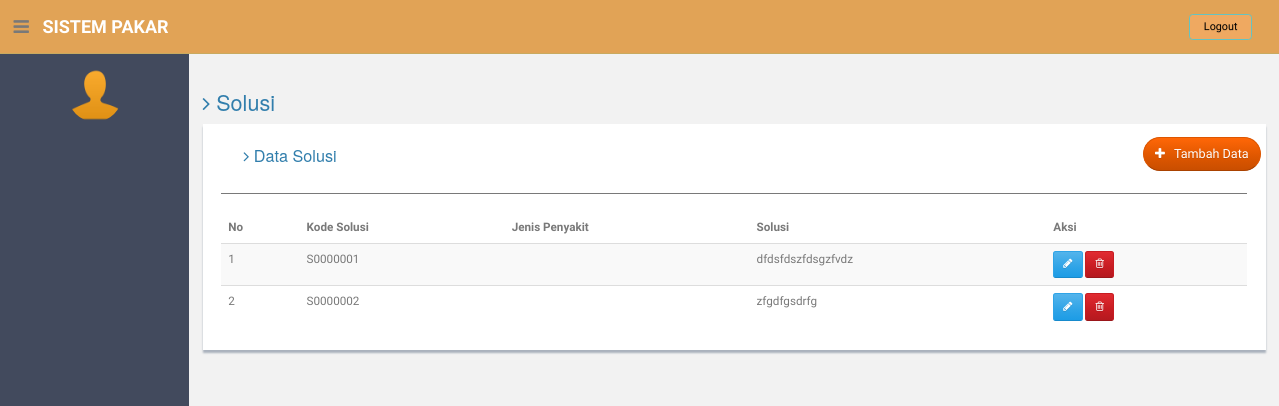
The page /index.php/solusi on the database as committed earlier.
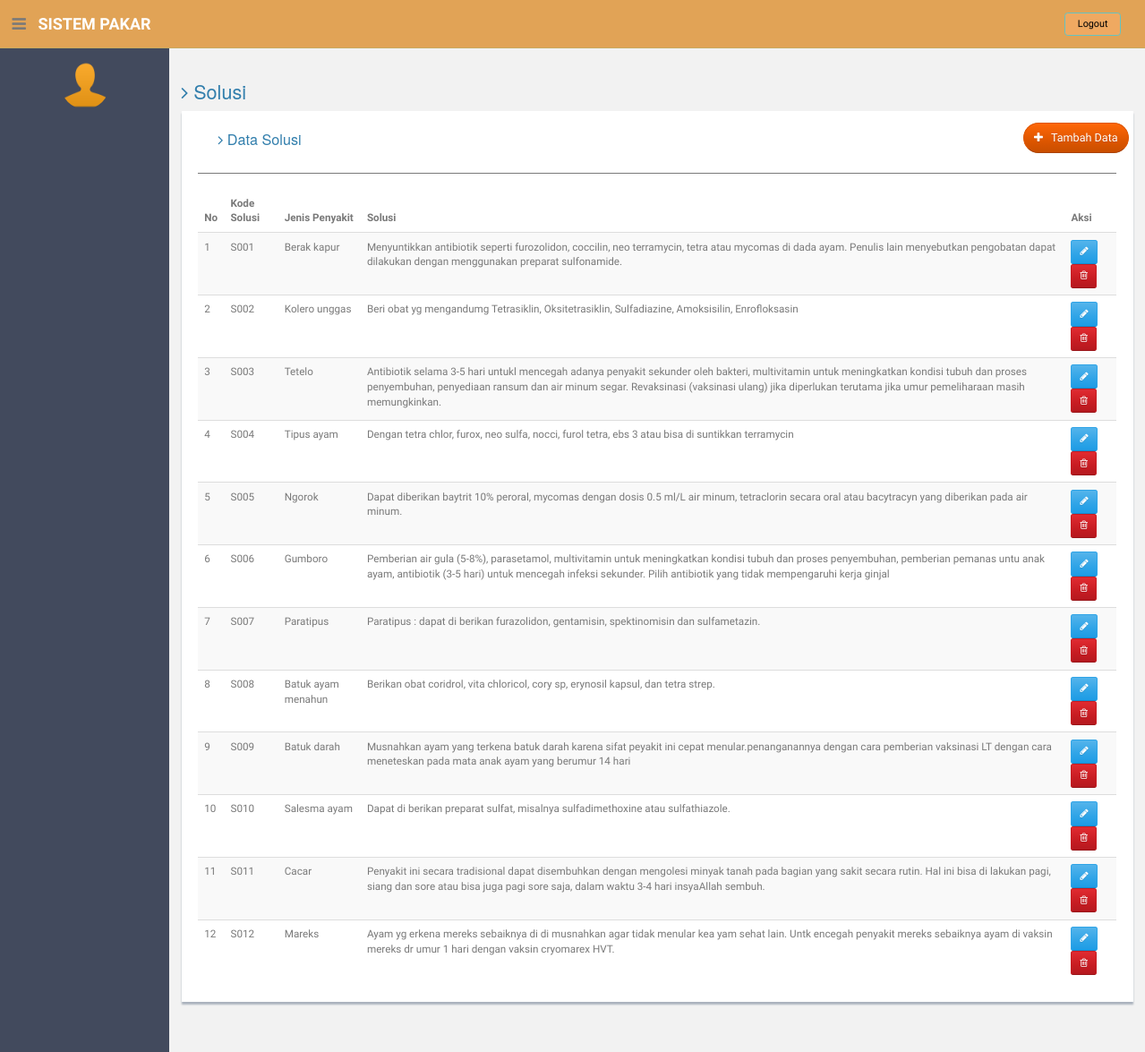
The same page on the database as committed later.
### tables this page shows
CREATE TABLE `solusi` (
  `id` int(11) NOT NULL,
  `kd_solusi` varchar(10) NOT NULL,
  `kd_penyakit` varchar(10) NOT NULL,
  `solusi` text NOT NULL
);

CREATE TABLE `penyakit` (
  `id` int(11) NOT NULL,
  `kd_penyakit` varchar(10) NOT NULL,
  `jenis_penyakit` varchar(100) NOT NULL,
  `nama_latin` varchar(255) DEFAULT NULL,
  `keterangan` text
);

### application/controllers/Solusi.php (called while the page is built, shortened)
<?php
class Solusi extends CI_Controller {
	public function __construct()
	{
		$this->load->model('solusi_model');
	}
	public function index()
	{
		$data['solusi'] = $this->solusi_model->index();
		$data['path']   = 'Solusi';
		$this->load->view('pakar/layouts/header', $data);
		$this->load->view('pakar/layouts/sidebar');
		$this->load->view('pakar/solusi/index', $data);
		$this->load->view('pakar/layouts/footer');
	}
}

### index.php (called while the page is built, shortened)
<?php
require_once BASEPATH.'core/CodeIgniter.php';

### application/models/Solusi_model.php (called while the page is built, shortened)
<?php
class Solusi_model extends CI_Model
{
	public function index($kode = FALSE)
	{
		if($kode == FALSE) {
			$query = $this->db->select('a.id as kode, a.*, b.*')
												->from('solusi a')
												->join('penyakit b', 'b.kd_penyakit = a.kd_penyakit', 'left')
												->order_by('a.kd_solusi', 'asc')
												->get();
			return $query->result_array();
		}
		$query = $this->db->get_where('solusi', array('kd_solusi' => $kode));
		return $query->row_array();
	}
}

### application/views/pakar/solusi/index.php (the view, shortened to what this page needs)
<section id="main-content">
<section class="wrapper">
          	<h3><i class="fa fa-angle-right"></i> <?= $path ?></h3>
				<div class="row">
	                  <div class="col-md-12">
                      <div class="content-panel">
                        <div class="container">
                          <table class="table table-striped table-advance table-hover datatables" id="datatables">
                            <div class="container">
                              <h4 class="pull-left"><i class="fa fa-angle-right"></i> Data <?= $path ?></h4>
                              <div class="btn-group pull-right">
                                <a type="button" class=" btn btn-warning btn-round" href="<?= site_url('solusi/create') ?>">
                                  <i class="fa fa-plus" aria-hidden="true"></i> &nbsp; Tambah Data
                                </a>
                              </div>
                            </div>
	                  	  	  <hr>
                              <thead>
                              <tr>
                                  <th>No</th>
                                  <th>Kode Solusi</th>
                                  <th>Jenis Penyakit</th>
                                  <th>Solusi</th>
                                  <th>Aksi</th>
                              </tr>
                              </thead>
                              <tbody>
                                <?php
                                  $no = 1;
                                  foreach ($solusi as $item) { ?>
                                    <tr>
                                        <td><?= $no++ ?></td>
                                        <td><?= $item['kd_solusi'] ?></td>
                                        <td><?= $item['jenis_penyakit'] ?></td>
                                        <td><?= $item['solusi'] ?></td>
                                        <td>
                                            <a href="<?= site_url('solusi/'.$item['kode'].'/edit') ?>" class="btn btn-primary btn-sm"><i class="fa fa-pencil"></i></a>
                                            <button data-toggle="modal" data-target="#deleteModal" class="btn btn-danger btn-sm"><i class="fa fa-trash-o "></i></button>
                                        </td>
                                    </tr>
                                <?php } ?>
                              </tbody>
                          </table>
                        </div>
                      </div>
                    </div>
              </div>
		</section><! --/wrapper -->
		</section><! --/wrapper -->

### application/views/pakar/layouts/head.php (shortened to what this page needs)
<!DOCTYPE html>
<html lang="en">
  <head>
    <link href="<?= base_url('assets/css/bootstrap.min.css') ?>" rel="stylesheet">
    <link href="<?= base_url('assets/font-awesome/css/font-awesome.css') ?>" rel="stylesheet" />
    <link rel="stylesheet" type="text/css" href="<?= base_url('assets/js/gritter/css/jquery.gritter.css') ?>" />
    <link rel="stylesheet" type="text/css" href="<?= base_url('assets/lineicons/style.css') ?>">
    <link href="<?= base_url('assets/css/style.css') ?>" rel="stylesheet">
    <link href="<?= base_url('assets/css/custom.css') ?>" rel="stylesheet">
    <link href="<?= base_url('assets/css/style-responsive.css') ?>" rel="stylesheet">
    <link href="<?= base_url('assets/dist/datatables/css/dataTables.bootstrap.min.css') ?>" rel="stylesheet">
    <link href="<?= base_url('assets/dist/datatables/css/select.dataTables.min.css') ?>" rel="stylesheet">
  </head>

### application/views/pakar/layouts/header.php (shortened to what this page needs)
<?php include 'head.php' ?>
  <body>
    <section id="container" >
      <header class="header black-bg">
              <div class="sidebar-toggle-box">
                  <div class="fa fa-bars tooltips" data-placement="right" data-original-title="Toggle Navigation"></div>
              </div>
              <a href="index.html" class="logo"><b>SISTEM PAKAR</b></a>
              <div class="top-menu">
                <ul class="nav pull-right top-menu">
                      <li><a class="logout btn btn-primary" style="color:black" href="<?= site_url('logout') ?>">Logout</a></li>
                </ul>
              </div>
        </header>

### application/views/pakar/layouts/sidebar.php (shortened to what this page needs)
<aside>
    <div id="sidebar" class="nav-collapse"
      >
        <ul class="sidebar-menu" id="nav-accordion">
            <p class="centered"><a href="<?= site_url() ?>"><img src="<?= base_url('assets/img/pengguna.png') ?>" class="img-circle" width="60"></a></p>
            <br>
        </ul>
    </div>
  </aside>

### application/views/pakar/layouts/footer.php
    </section>
<?php include('foot.php') ?>

### application/views/pakar/layouts/foot.php (shortened to what this page needs)
</body>
</html>

### assets/css/style.css (style rules this page uses)
body { color: #797979; background: #f2f2f2; font-family: 'Ruda', sans-serif; padding: 0px !important; margin: 0px !important; font-size:13px; zoom: 90%; }
ul li { list-style: none; }
a, a:hover, a:focus { text-decoration: none; outline: none; }
#container { width: 100%; height: 100%; }
.btn-round { border-radius: 20px; -webkit-border-radius: 20px; }
hr { margin-top: 20px; margin-bottom: 20px; border: 0; border-top: 1px solid #797979; }
.centered { text-align: center; }
ul.top-menu > li > .logout { color: #f2f2f2; font-size: 12px; border-radius: 4px; -webkit-border-radius: 4px; border: 1px solid #64c3c2 !important; padding: 5px 15px; margin-right: 15px; background: #EFA961; margin-top: 15px; }
#sidebar { width: 210px; height: 100%; position: fixed; background: #424a5d; }
ul.sidebar-menu , ul.sidebar-menu li ul.sub { margin: -2px 0 0; padding: 0; }
ul.sidebar-menu { margin-top: 75px; }
#main-content { margin-left: 210px; }
.header, .footer { min-height: 60px; padding: 0 15px; }
.header { position: fixed; left: 0; right: 0; z-index: 1002; }
.black-bg { background: #E1A356 !important; border-bottom: 1px solid #c9aa5f; }
.wrapper { display: inline-block; margin-top: 60px; padding-left: 15px; padding-right: 15px; padding-bottom: 15px; padding-top: 0px; width: 100%; }
a.logo { font-size: 20px; color: #ffffff; float: left; margin-top: 15px; text-transform: uppercase; }
a.logo b { font-weight: 900; }
#top_menu .nav > li, ul.top-menu > li { float: left; }
ul.top-menu > li > a { color: #666666; font-size: 16px; border-radius: 4px; -webkit-border-radius: 4px; border:1px solid #666666 !important; padding: 2px 6px; margin-right: 15px; }
.sidebar-toggle-box { float: left; padding-right: 15px; margin-top: 20px; }
.sidebar-toggle-box .fa-bars { cursor: pointer; display: inline-block; font-size: 20px; }
.content-panel { background: #ffffff; box-shadow: 0px 3px 2px #aab2bd; padding-top: 15px; padding-bottom: 5px; }
.content-panel h4 { margin-left: 10px; }

Rows that differ between the two databases and show on the page:
changed solusi: kd_solusi "S0000001" → "S001"; penyakit.jenis_penyakit (not shown) → "Berak kapur"; solusi "dfdsfdszfdsgzfvdz" → "Menyuntikkan antibiotik seperti furozolidon, coccilin, neo terramycin, tetra atau mycomas di dada ayam. Penulis lain menyebutkan pengobatan dapat dilakukan dengan menggunakan preparat sulfonamide."
changed solusi: kd_solusi "S0000002" → "S002"; penyakit.jenis_penyakit (not shown) → "Kolero unggas"; solusi "zfgdfgsdrfg" → "Beri obat yg mengandumg Tetrasiklin, Oksitetrasiklin, Sulfadiazine, Amoksisilin, Enrofloksasin"
added solusi: kd_solusi "S003", penyakit.jenis_penyakit "Tetelo", solusi "Antibiotik selama 3-5 hari untukl mencegah adanya penyakit sekunder oleh bakteri, multivitamin untuk meningkatkan kondisi tubuh dan proses penyembuhan, penyediaan ransum dan air minum segar. Revaksinasi (vaksinasi ulang) jika diperlukan terutama jika umur pemeliharaan masih memungkinkan."
added solusi: kd_solusi "S004", penyakit.jenis_penyakit "Tipus ayam", solusi "Dengan tetra chlor, furox, neo sulfa, nocci, furol tetra, ebs 3 atau bisa di suntikkan terramycin"
added solusi: kd_solusi "S005", penyakit.jenis_penyakit "Ngorok", solusi "Dapat diberikan baytrit 10% peroral, mycomas dengan dosis 0.5 ml/L air minum, tetraclorin secara oral atau bacytracyn yang diberikan pada air minum."
added solusi: kd_solusi "S006", penyakit.jenis_penyakit "Gumboro", solusi "Pemberian air gula (5-8%), parasetamol, multivitamin untuk meningkatkan kondisi tubuh dan proses penyembuhan, pemberian pemanas untu anak ayam, antibiotik (3-5 hari) untuk mencegah infeksi sekunder. Pilih antibiotik yang tidak mempengaruhi kerja ginjal"
added solusi: kd_solusi "S007", penyakit.jenis_penyakit "Paratipus", solusi "Paratipus : dapat di berikan furazolidon, gentamisin, spektinomisin dan sulfametazin."
added solusi: kd_solusi "S008", penyakit.jenis_penyakit "Batuk ayam menahun", solusi "Berikan obat coridrol, vita chloricol, cory sp, erynosil kapsul, dan tetra strep."
added solusi: kd_solusi "S009", penyakit.jenis_penyakit "Batuk darah", solusi "Musnahkan ayam yang terkena batuk darah karena sifat peyakit ini cepat menular.penanganannya dengan cara pemberian vaksinasi LT dengan cara meneteskan pada mata anak ayam yang berumur 14 hari"
added solusi: kd_solusi "S010", penyakit.jenis_penyakit "Salesma ayam", solusi "Dapat di berikan preparat sulfat, misalnya sulfadimethoxine atau sulfathiazole."
added solusi: kd_solusi "S011", penyakit.jenis_penyakit "Cacar", solusi "Penyakit ini secara tradisional dapat disembuhkan dengan mengolesi minyak tanah pada bagian yang sakit secara rutin. Hal ini bisa di lakukan pagi, siang dan sore atau bisa juga pagi sore saja, dalam waktu 3-4 hari insyaAllah sembuh."
added solusi: kd_solusi "S012", penyakit.jenis_penyakit "Mareks", solusi "Ayam yg erkena mereks sebaiknya di di musnahkan agar tidak menular kea yam sehat lain. Untk encegah penyakit mereks sebaiknya ayam di vaksin mereks dr umur 1 hari dengan vaksin cryomarex HVT."
